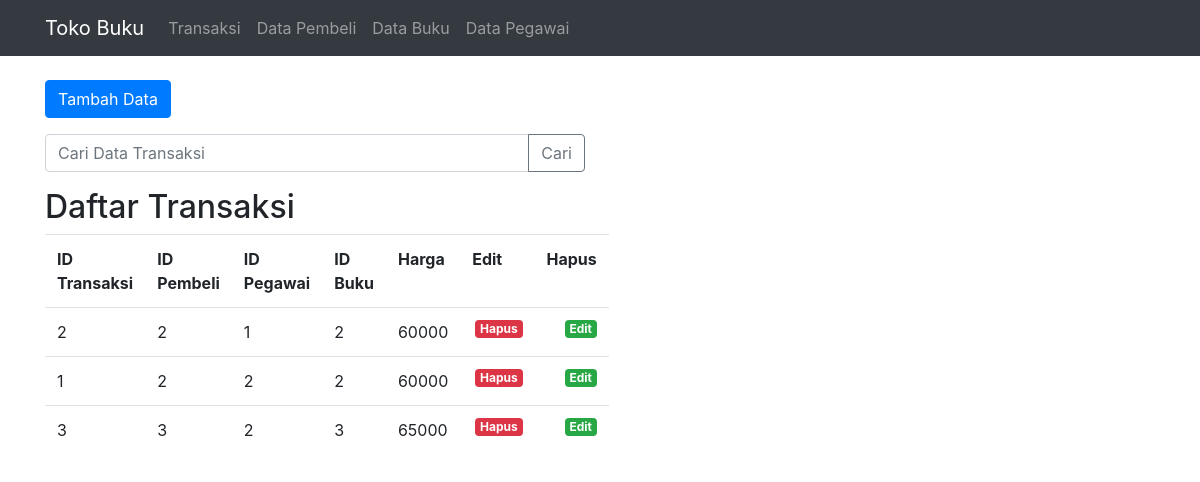
The page / on the database its author committed.
### tables this page shows
CREATE TABLE `transaksi` (
  `id_transaksi` int(10) NOT NULL,
  `id_pembeli` int(10) NOT NULL,
  `id_pegawai` int(10) NOT NULL,
  `id_buku` int(10) NOT NULL,
  `harga` varchar(20) NOT NULL
);

CREATE TABLE `pembeli` (
  `id_pembeli` int(10) NOT NULL,
  `nama_pembeli` varchar(20) NOT NULL,
  `alamat` varchar(50) NOT NULL,
  `notelp` varchar(12) NOT NULL
);

CREATE TABLE `pegawai` (
  `id_pegawai` int(10) NOT NULL,
  `nama_pegawai` varchar(20) NOT NULL,
  `alamat` varchar(50) NOT NULL,
  `notelp` varchar(12) NOT NULL
);

CREATE TABLE `buku` (
  `id_buku` int(10) NOT NULL,
  `judul_buku` varchar(50) NOT NULL,
  `pengarang` varchar(50) NOT NULL,
  `penerbit` varchar(50) NOT NULL
);

### application/controllers/transaksi.php (called while the page is built, shortened)
<?php
class transaksi extends CI_Controller {
    public function __construct()
    {
         $this->load->model('transaksi_model');
         $this->load->model('pembeli_model');
         $this->load->model('pegawai_model');
         $this->load->model('buku_model');
         $this->load->helper('form');
         $this->load->library('form_validation');
    }
    public function index()
    {
        $data['title']='Data Transaksi';
        $data['transaksi']=$this->transaksi_model->getAlltransaksi();
        $this->load->view('template/header',$data);
        $this->load->view('transaksi/index',$data);
        $this->load->view('template/footer');
    }
}
?>

### index.php (called while the page is built, shortened)
<?php
require_once BASEPATH.'core/CodeIgniter.php';

### application/models/transaksi_model.php (called while the page is built, shortened)
<?php
class transaksi_model extends CI_Model {
    public function getAlltransaksi()
    {
        $this->db->select('*');
        $this->db->from('transaksi trk');
        $this->db->join('pembeli pbl','pbl.id_pembeli = trk.id_pembeli');
        $this->db->join('buku bk','bk.id_buku = trk.id_buku');
        $this->db->join('pegawai pgw','pgw.id_pegawai = trk.id_pegawai');
        $query = $this->db->get();
        return $query->result_array();
    }
}
?>

### application/views/transaksi/index.php (the view, shortened to what this page needs)
<div class="container">
    <div class="row mt-4">
        <div class="col-md-6">
            <a href="<?= base_url();?>transaksi/tambah" class="btn btn-primary">Tambah Data</a>
        </div>
    </div>
    <div class="row mt-3">
        <div class="col-md-6">
            <form action="" method="post">
                <div class="input-group">
                    <input type="text" class="form-control" placeholder="Cari Data Transaksi" name="keyword">
                    <div class="input-group-append">
                        <button class="btn btn-outline-secondary" type="submit">Cari</button>
                    </div>
                </div>
            </form>
        </div>
    </div>
<div class="row mt-3">
    <div class="col-md-6">
        <h2>Daftar Transaksi</h2>
        <table class="table">
            <tr>
                <th>ID Transaksi</th>
                <th>ID Pembeli</th>
                <th>ID Pegawai</th>
                <th>ID Buku</th>
                <th>Harga</th>
                <th>Edit</th>
                <th>Hapus</th>
            </tr>
            <?php foreach ($transaksi as $trk) { ?>
            <tr>
                <td><?php echo $trk['id_transaksi']; ?></td>
                <td><?php echo $trk['id_pembeli']; ?></td>
                <td><?php echo $trk['id_pegawai']; ?></td>
                <td><?php echo $trk['id_buku']; ?></td>
                <td><?php echo $trk['harga']; ?></td>
                <td><a href="<?= base_url();?>transaksi/hapus/<?= $trk['id_transaksi'];?>" class="badge badge-danger float-right" onclick="return confirm('Yakin Data ini akan dihapus');">Hapus</a></td>
                <td><a href="<?= base_url();?>transaksi/edit/<?= $trk['id_transaksi'];?>"  class="badge badge-success float-right">Edit</a></td>
            </tr>
            <?php } ?>
        </table>
    </div>
</div>
</div>

### application/views/template/header.php (shortened to what this page needs)
<!doctype html>
<html lang="en">
  <head>
    <link rel="stylesheet" href="https://stackpath.bootstrapcdn.com/bootstrap/4.1.3/css/bootstrap.min.css">
  </head>
  <body>
  <nav class="navbar navbar-expand-lg navbar-dark bg-dark">
      <div class="container">
  <a class="navbar-brand" href="#">Toko Buku</a>
  <div class="collapse navbar-collapse" id="navbarNavAltMarkup">
    <div class="navbar-nav">
    <a class="nav-item nav-link" href="<?= base_url(); ?>transaksi">Transaksi</a>
      <a class="nav-item nav-link" href="<?= base_url(); ?>pembeli">Data Pembeli</a>
      <a class="nav-item nav-link" href="<?= base_url(); ?>buku">Data Buku</a>
      <a class="nav-item nav-link" href="<?= base_url(); ?>pegawai">Data Pegawai</a>
    </div>
  </div>
  </div>
</nav>

### application/views/template/footer.php (shortened to what this page needs)
  </body>
</html>

### application/views/template/header.php (style rules this page uses)
.badge { margin-left: 3px; }

### rows shown on the page
transaksi: id_transaksi "2", id_pembeli.id_pembeli "2", id_pegawai.id_pegawai "1", id_buku.id_buku "2", harga "60000"
transaksi: id_transaksi "1", id_pembeli.id_pembeli "2", id_pegawai.id_pegawai "2", id_buku.id_buku "2", harga "60000"
transaksi: id_transaksi "3", id_pembeli.id_pembeli "3", id_pegawai.id_pegawai "2", id_buku.id_buku "3", harga "65000"
